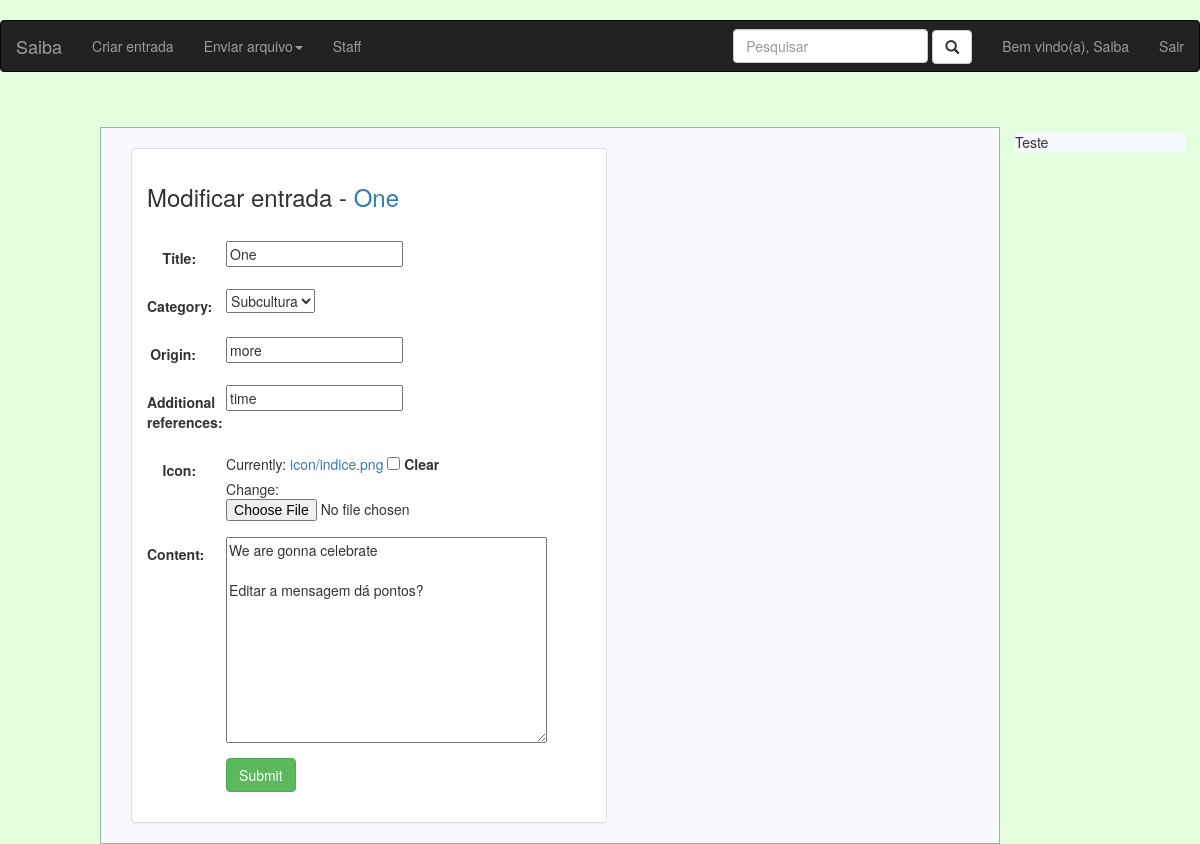
The page /entrada/one/editar (signed in) on the database as committed earlier.
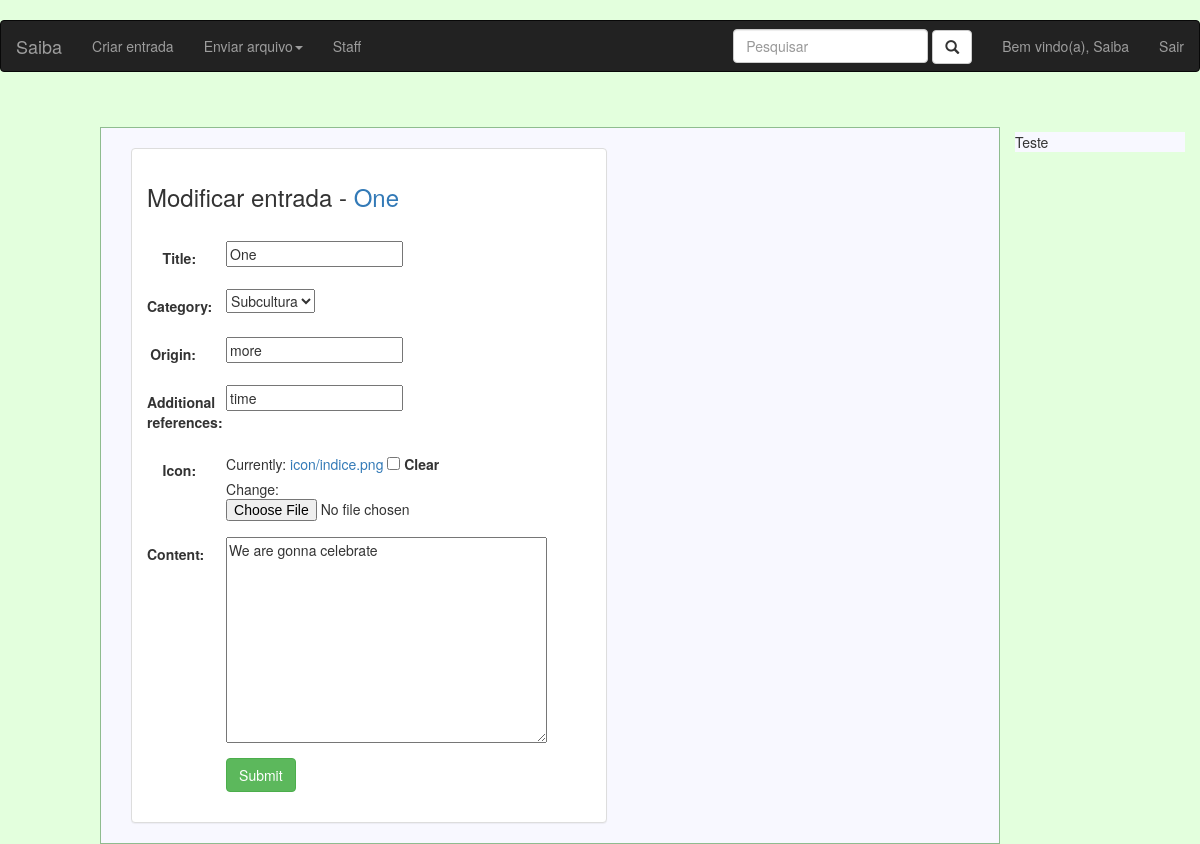
The same page on the database as committed later.
### entry/models.py (models this page shows, shortened)
class Revision(models.Model):
    author = models.ForeignKey(User, default=1)
    entry = models.ForeignKey(Entry, on_delete=models.CASCADE, related_name="revisions")
    content = models.TextField(max_length=2500, blank=True)
    date = models.DateTimeField(auto_now_add=True, blank=True)
    hidden = models.BooleanField(default=False)

### entry/views.py (the view, shortened to what this page needs)
# urls.py: url(r'^(?P<entry_slug>[\w-]+)/editar', views.edit, name='edit'),
def edit(request, entry_slug):
    if not request.user.is_authenticated():
        return redirect('home:login')
    else:
        user = request.user
        entry = Entry.objects.get(slug=entry_slug)
        last_revision = Revision.objects.filter(entry=entry, hidden=False).latest('pk')
        first_revision = Revision.objects.filter(entry=entry, hidden=False).earliest('pk')
        is_editor = EditorList.objects.filter(entry=entry, user=user)
        entry_form = EntryForm(request.POST or None, initial=model_to_dict(entry))
        revision_form = RevisionForm(request.POST or None, initial=model_to_dict(last_revision))
        context = { "entry_form": entry_form, "revision_form": revision_form, "entry":entry, "user":user }
    return render(request, 'entry/edit.html', context)

### entry/forms.py
class EntryForm(ModelForm):
    class Meta:
        model = Entry
        fields = [ "title", "category", "origin", "additional_references", "icon" ]

class RevisionForm(ModelForm):
    class Meta:
        model = Revision
        fields = [ "content" ]

### entry/models.py (called while the page is built)
    def __unicode__(self):
        return self.label

### entry/templates/entry/edit.html (shortened to what this page needs)
﻿{% extends 'home/base.html' %}
{% block body %}
<div class="container-fluid">
    <div class="row">
        <div class="col-sm-12 col-md-7">
            <div class="panel panel-default">
                <div class="panel-body">
                    <h3>Modificar entrada - <a href="{% url 'entry:detail' entry.slug %}">{{entry.title}}</a></h3>
                    <form class="form-horizontal" role="form" action="" method="post" enctype="multipart/form-data">
                        {% include 'entry/form_template.html' %}
                        <div class="form-group">
                            <div class="col-sm-offset-2 col-sm-10">
                                <button type="submit" class="btn btn-success">Submit</button>
                            </div>
                        </div>
                    </form>
                </div>
            </div>
        </div>
    </div>
</div>
{% endblock %}

### entry/templates/entry/form_template.html (shortened to what this page needs)
﻿{% for field in entry_form %}
    <div class="form-group">
        <div class="col-sm-offset-2 col-sm-10">
        </div>
        <label class="control-label col-sm-2" for="song_title">{{ field.label_tag }}</label>
        <div class="col-sm-10">{{ field }}</div>
    </div>
{% endfor %}
{% for field in revision_form %}
    <div class="form-group">
        <div class="col-sm-offset-2 col-sm-10">
        </div>
        <label class="control-label col-sm-2" for="song_title">{{ field.label_tag }}</label>
        <div class="col-sm-10">{{ field }}</div>
    </div>
{% endfor %}

Rows that differ between the two databases and show on the page:
removed Revision: revision_form "We are gonna celebrate Editar a mensagem dá pontos?"
now on this page (row unchanged): Revision: revision_form "We are gonna celebrate"
